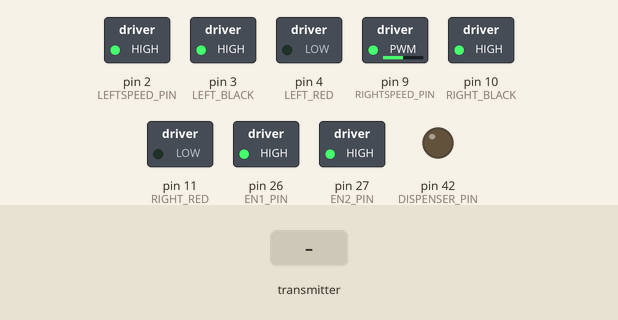
Bench run of a sketch on a simulated Arduino Mega 2560, built with avr-gcc and run on an emulated ATmega2560. On the bench: switched loads named in the sketch (green lamp = pin HIGH), output pins drawn as LEDs (lit = HIGH). The test bench sets the inputs (shaded band). No radio packets arrive unless stated; pins used as bus, display or sensor lines are not drawn.

Above: at 1.2 s.
1.3 s: the transmitter starts sending Received_array.0 = 256
At 2.4 s:
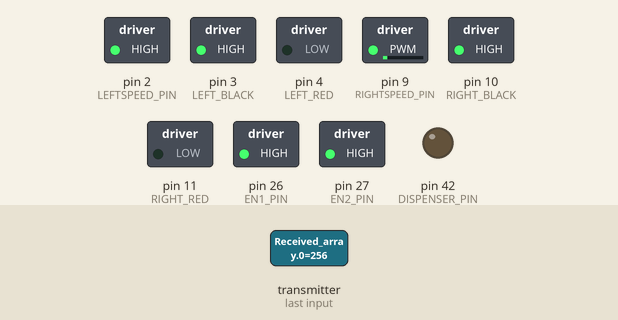
2.8 s: the transmitter starts sending Received_array.1 = 256
At 3.2 s:
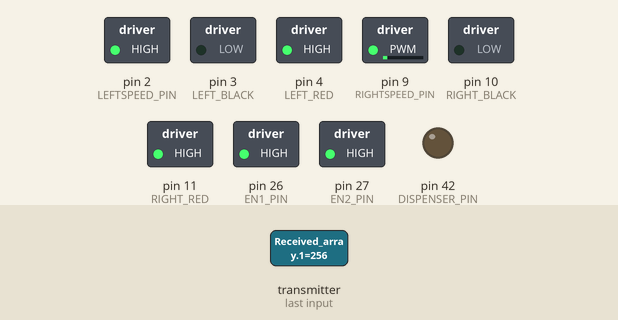
4.3 s: the transmitter starts sending Received_array.0 = 0
At 4.7 s:
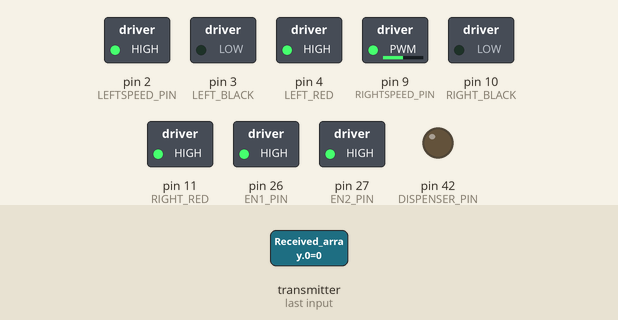
5.8 s: the transmitter starts sending Received_array.1 = 0
At 6.7 s:
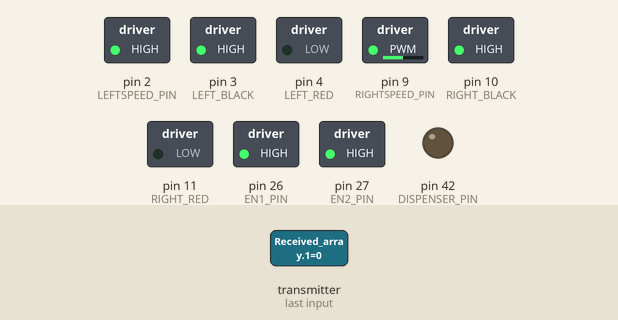
7.3 s: the transmitter starts sending Received_array.1 = 512
At 8.1 s:
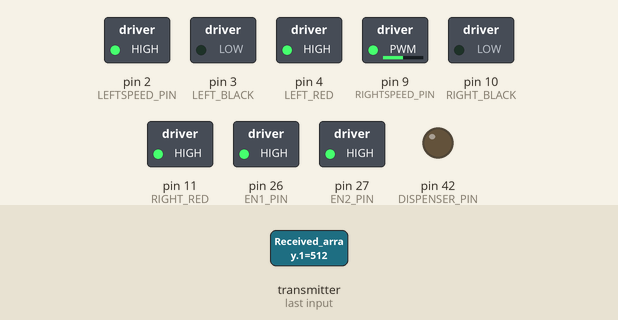
Timing chart, 0 to 9.8 s (numbered marks = the images above; inputs shaded):
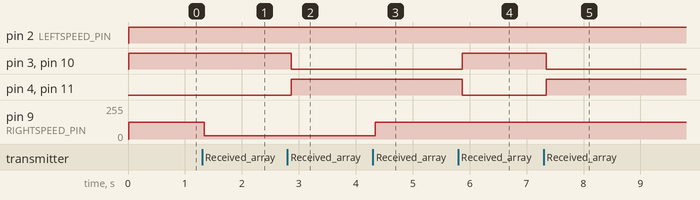

The sketch:

Mothership.ino
```cpp
// import libraries
#include <SPI.h>
#include <nRF24L01.h>
#include <RF24.h>

// define characters for car movements
#define FORWARD       'F'
#define BACKWARD      'B'
#define LEFT          'L'
#define RIGHT         'R'
#define FORWARDLEFT   '2'
#define FORWARDRIGHT  '1'
#define BACKLEFT      '3'
#define BACKRIGHT     '4'
#define STOP          's'

// define dispenser characters
#define LEFT_FILL     'l'
#define RIGHT_FILL    'r'

// define dispenser pins
#define DISPENSER_PIN   42
#define DIS_POWERPIN    43

// define car pins
#define LEFTSPEED_PIN   2
#define RIGHTSPEED_PIN  9
#define LEFT_RED        4
#define LEFT_BLACK      3
#define RIGHT_RED       11
#define RIGHT_BLACK     10
#define EN1_PIN         26
#define EN2_PIN         27

// initiate variables for battery indicator circuit
int analogInput = A0;
float vout = 0.0;
float vin = 0.0;
float R1 = 100000;
float R2 = 10000;
int value = 0;
double voltage;

// initiate radio data receiver
RF24 radio(7,8);
const byte address[][6] = {"3rr0r","Error"};
int Received_array[5];

// initiate car control variables
int x_axis,y_axis;
int button_joy,button_L,button_R;
int SpeedF,SpeedB,SpeedL,SpeedR;
char data;

// set dispenser initial state
int DIS_STATE = LOW;

// button debounce
unsigned long lastDebounceTime=0;
unsigned long debounceDelay=50;
int button_state;
int button_last=LOW;

// modify these constants
const int x_normal=50;
const int y_normal=49;

// one time code
void setup()
{
  Serial.begin(9600);
  radioInitiateReceiver();
  pinMode(EN1_PIN,OUTPUT);
  pinMode(EN2_PIN,OUTPUT);
  pinMode(analogInput,INPUT);
  pinMode(LEFTSPEED_PIN,OUTPUT);
  pinMode(RIGHTSPEED_PIN,OUTPUT);
  pinMode(LEFT_RED,OUTPUT);
  pinMode(LEFT_BLACK,OUTPUT);
  pinMode(RIGHT_RED,OUTPUT);
  pinMode(RIGHT_BLACK,OUTPUT);
  pinMode(DISPENSER_PIN,OUTPUT);
  pinMode(DIS_POWERPIN,OUTPUT);
  // Enable pins from a motor driver
  digitalWrite(EN1_PIN,HIGH);
  digitalWrite(EN2_PIN,HIGH);
  // Dispenser pin
  digitalWrite(DISPENSER_PIN,DIS_STATE);
  digitalWrite(DIS_POWERPIN,HIGH);
}

// loop code
void loop()
{
  radioListenJoystick();
  data=getKey();
  setSpeed();
//  printVals();
  carResponse(data);
  toggleRefill();
}

///////////////////////
// a function to control car movements based on the radio command
void carResponse (char command)
{
  switch (command)
  {
    case (FORWARD):
    {
      digitalWrite(LEFT_RED, HIGH);
      digitalWrite(LEFT_BLACK, LOW);
      digitalWrite(RIGHT_RED, HIGH);
      digitalWrite(RIGHT_BLACK, LOW);
      mainSpeed(SpeedF);
    }
      break;

    case (BACKWARD):
    {
      digitalWrite(LEFT_RED, LOW);
      digitalWrite(LEFT_BLACK, HIGH);
      digitalWrite(RIGHT_RED, LOW);
      digitalWrite(RIGHT_BLACK, HIGH);
      mainSpeed(SpeedB);
    }
      break;

    case (LEFT):
    {
      digitalWrite(LEFT_RED, HIGH);
      digitalWrite(LEFT_BLACK, LOW);
      digitalWrite(RIGHT_RED, LOW);
      digitalWrite(RIGHT_BLACK, HIGH);
      mainSpeed(SpeedL);
    }
      break;

    case (RIGHT):
    {
      digitalWrite(LEFT_RED, LOW);
      digitalWrite(LEFT_BLACK, HIGH);
      digitalWrite(RIGHT_RED, HIGH);
      digitalWrite(RIGHT_BLACK, LOW);
      mainSpeed(SpeedR);
    }
      break;

    case (FORWARDLEFT):
    {
      digitalWrite(LEFT_RED, HIGH);
      digitalWrite(LEFT_BLACK, LOW);
      digitalWrite(RIGHT_RED, HIGH);
      digitalWrite(RIGHT_BLACK, LOW);
      leftSpeedUP(SpeedL);
    }
      break;

    case (FORWARDRIGHT):
    {
      digitalWrite(LEFT_RED, HIGH);
      digitalWrite(LEFT_BLACK, LOW);
      digitalWrite(RIGHT_RED, HIGH);
      digitalWrite(RIGHT_BLACK, LOW);
      rightSpeedUP(SpeedR);
    }
      break;

    case (BACKLEFT):
    {
      digitalWrite(LEFT_RED, LOW);
      digitalWrite(LEFT_BLACK, HIGH);
      digitalWrite(RIGHT_RED, LOW);
      digitalWrite(RIGHT_BLACK, HIGH);
      leftSpeedUP(SpeedL);
    }
      break;

    case (BACKRIGHT):
    {
      digitalWrite(LEFT_RED, LOW);
      digitalWrite(LEFT_BLACK, HIGH);
      digitalWrite(RIGHT_RED, LOW);
      digitalWrite(RIGHT_BLACK, HIGH);
      rightSpeedUP(SpeedR);
    }
      break;

    case (STOP):
    {
      digitalWrite(LEFT_RED, LOW);
      digitalWrite(LEFT_BLACK, LOW);
      digitalWrite(RIGHT_RED, LOW);
      digitalWrite(RIGHT_BLACK, LOW);
      mainSpeed(0);
    }
      break;
  }
}
////////////////////////
// a function for acceleration
void leftSpeedUP (int val)
{
  analogWrite(LEFTSPEED_PIN,val);
  analogWrite(RIGHTSPEED_PIN,val/2);
}
////////////////////////
// a function for acceleration
void rightSpeedUP (int val)
{
  analogWrite(LEFTSPEED_PIN,val/2);
  analogWrite(RIGHTSPEED_PIN,val);
}
////////////////////////
// a function for acceleration
void mainSpeed(int val)
{
  analogWrite(LEFTSPEED_PIN,val);
  analogWrite(RIGHTSPEED_PIN,val);
}
////////////////////////
// a function for acceleration
void setSpeed()
{
  if (x_axis==9) x_axis=10;
  if (y_axis==9) y_axis=10;
  SpeedF=map(y_axis,40,100,0,255); //forward
  SpeedB=map(y_axis,40,0,0,255); //backward
  SpeedL=map(x_axis,50,0,0,255); //left
  SpeedR=map(x_axis,50,100,0,255); //right
}
////////////////////////
// a function to listen radio commands
void radioInitiateReceiver()
{
  radio.begin();
  radio.openReadingPipe(1,address[0]);
  radio.openWritingPipe(address[1]);
  radio.setPALevel(RF24_PA_MIN);
  radio.startListening();
}
///////////////////////
// a function for joystick data transmitted from the remote
void radioListenJoystick()
{
  radio.startListening();
  if (radio.available())
    {
      radio.read(&Received_array,sizeof(Received_array));
      x_axis      = Received_array[0];
      y_axis      = Received_array[1];
      button_joy  = Received_array[2];
      button_L    = Received_array[3];
      button_R    = Received_array[4];
      delay(40);
    }
}
///////////////////////
// a function to make distinct commands for each combination of inputs
char getKey()
{
  if      (x_axis==x_normal and y_axis==y_normal and button_joy==0 and button_L==0 and button_R==0) {return 's';}
  else if (x_axis==x_normal and y_axis>y_normal and button_joy==0 and button_L==0 and button_R==0)  {return 'F';}
  else if (x_axis==x_normal and y_axis<y_normal and button_joy==0 and button_L==0 and button_R==0)  {return 'B';}
  else if (x_axis<x_normal and y_axis==y_normal and button_joy==0 and button_L==0 and button_R==0)  {return 'L';}
  else if (x_axis>x_normal and y_axis==y_normal and button_joy==0 and button_L==0 and button_R==0)  {return 'R';}

  else if (x_axis>x_normal and y_axis>y_normal and button_joy==0 and button_L==0 and button_R==0)   {return '1';}
  else if (x_axis<x_normal and y_axis>y_normal and button_joy==0 and button_L==0 and button_R==0)   {return '2';}
  else if (x_axis<x_normal and y_axis<y_normal and button_joy==0 and button_L==0 and button_R==0)   {return '3';}
  else if (x_axis>x_normal and y_axis<y_normal and button_joy==0 and button_L==0 and button_R==0)   {return '4';}

  else if (x_axis==x_normal and y_axis==y_normal and button_joy==1 and button_L==0 and button_R==0){sendVolt(); return 's';}
}
//////////////////////
// a function to calculate battery voltage for battery indicator circuit
float getVolt()
{
  value = analogRead(analogInput);
  vout = (value * 5.0) / 1024;
  vin = (vout / (R2/(R1+R2))+0.2);
  return vin;
}
//////////////////////
// a function to send data about battery
void sendVolt()
{
      voltage=getVolt();
      Serial.print("Sending:");
      Serial.println(voltage);
      radio.stopListening();
      radio.write(&voltage,sizeof(voltage));
}
//////////////////////
// a function to control the dispenser to start and stop filling liquid with a button input
void toggleRefill()
{
  if (button_L!=button_last){lastDebounceTime=millis();}
  if ((millis()-lastDebounceTime) > debounceDelay)
  {
    if(button_L!=button_state)
    {
      button_state = button_L;
      if (button_state == HIGH){DIS_STATE = !DIS_STATE;}
    }
  }
  digitalWrite(DISPENSER_PIN,DIS_STATE);
  button_last = button_L;
}
//////////////////////
// a function to print values in serial window to check conditions
void printVals()
{
  Serial.print(x_axis);
  Serial.print("\t");
  Serial.print(y_axis);
  Serial.print("\t");
  Serial.print(button_joy);
  Serial.print("\t");
  Serial.print(button_L);
  Serial.print("\t");
  Serial.print(button_R);
  Serial.print("\t");
  Serial.print(SpeedF);
  Serial.print("\t");
  Serial.print(SpeedB);
  Serial.print("\t");
  Serial.print(SpeedL);
  Serial.print("\t");
  Serial.print(SpeedR);
  Serial.print("\t");
  Serial.println(data);
}
//////////////////////
/*
//#define LITER1_5      60000
//#define MOTHERTEMP_PIN  4
//#define SMALLTEMP_PIN   5
*/
```

Measured:
- after the input at 1.3 s, pin 9 (RIGHTSPEED_PIN): 127/255 → 26/255 at once
- after the input at 2.8 s, pin 3 (LEFT_BLACK), pin 10 (RIGHT_BLACK): HIGH → LOW after 0.07 s; pin 4 (LEFT_RED), pin 11 (RIGHT_RED): LOW → HIGH after 0.07 s
- after the input at 4.3 s, pin 9 (RIGHTSPEED_PIN): 26/255 → 127/255 at once
- after the input at 5.8 s, pin 3 (LEFT_BLACK), pin 10 (RIGHT_BLACK): LOW → HIGH after 0.07 s; pin 4 (LEFT_RED), pin 11 (RIGHT_RED): HIGH → LOW after 0.07 s
- after the input at 7.3 s, pin 3 (LEFT_BLACK), pin 10 (RIGHT_BLACK): HIGH → LOW at once; pin 4 (LEFT_RED), pin 11 (RIGHT_RED): LOW → HIGH at once
